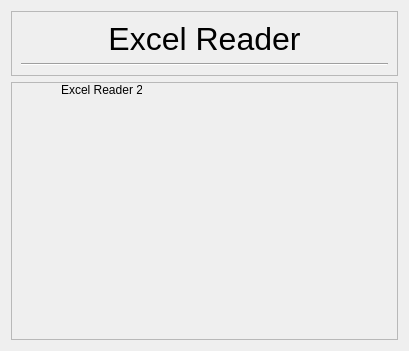
<?xml version="1.0" encoding="UTF-8"?>
<ui version="4.0">
 <class>AboutDialog</class>
 <widget class="QDialog" name="AboutDialog">
  <property name="geometry">
   <rect>
    <x>0</x>
    <y>0</y>
    <width>409</width>
    <height>351</height>
   </rect>
  </property>
  <property name="windowTitle">
   <string>About</string>
  </property>
  <layout class="QVBoxLayout" name="aboutDialogVLayout">
   <item alignment="Qt::AlignTop">
    <widget class="QFrame" name="headerFrame">
     <property name="frameShape">
      <enum>QFrame::StyledPanel</enum>
     </property>
     <property name="frameShadow">
      <enum>QFrame::Raised</enum>
     </property>
     <layout class="QVBoxLayout" name="verticalLayout">
      <item>
       <widget class="QLabel" name="headerLabel">
        <property name="font">
         <font>
          <pointsize>24</pointsize>
         </font>
        </property>
        <property name="text">
         <string>Excel Reader</string>
        </property>
        <property name="textFormat">
         <enum>Qt::PlainText</enum>
        </property>
        <property name="alignment">
         <set>Qt::AlignCenter</set>
        </property>
       </widget>
      </item>
      <item>
       <widget class="Line" name="line">
        <property name="orientation">
         <enum>Qt::Horizontal</enum>
        </property>
       </widget>
      </item>
     </layout>
    </widget>
   </item>
   <item>
    <widget class="QFrame" name="contenFrame">
     <property name="sizePolicy">
      <sizepolicy hsizetype="Preferred" vsizetype="Expanding">
       <horstretch>0</horstretch>
       <verstretch>0</verstretch>
      </sizepolicy>
     </property>
     <property name="frameShape">
      <enum>QFrame::StyledPanel</enum>
     </property>
     <property name="frameShadow">
      <enum>QFrame::Raised</enum>
     </property>
     <widget class="QLabel" name="label">
      <property name="geometry">
       <rect>
        <x>20</x>
        <y>0</y>
        <width>21</width>
        <height>16</height>
       </rect>
      </property>
      <property name="text">
       <string/>
      </property>
      <property name="pixmap">
       <pixmap resource="resource.qrc">:/resources/img/excel.png</pixmap>
      </property>
      <property name="scaledContents">
       <bool>false</bool>
      </property>
      <property name="wordWrap">
       <bool>false</bool>
      </property>
     </widget>
     <widget class="QLabel" name="label_2">
      <property name="geometry">
       <rect>
        <x>50</x>
        <y>0</y>
        <width>81</width>
        <height>16</height>
       </rect>
      </property>
      <property name="sizePolicy">
       <sizepolicy hsizetype="Expanding" vsizetype="Expanding">
        <horstretch>0</horstretch>
        <verstretch>0</verstretch>
       </sizepolicy>
      </property>
      <property name="text">
       <string>Excel Reader 2.0</string>
      </property>
     </widget>
    </widget>
   </item>
  </layout>
 </widget>
 <resources>
  <include location="resource.qrc"/>
 </resources>
 <connections/>
</ui>
